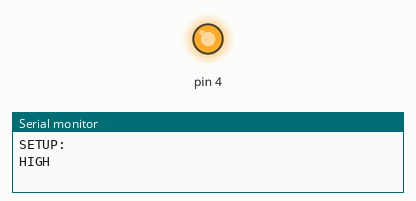
A sketch run on a simulated Arduino Uno, built with avr-gcc and run on an emulated ATmega328P. On the bench: output pins drawn as LEDs (lit = HIGH), the last lines printed to the serial monitor.

Above: at 1.0 s.
At 3.0 s:
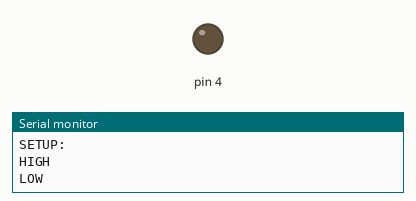
Timing chart, 0 to 5.2 s (numbered marks = the images above):
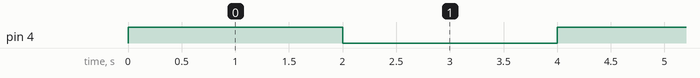

The sketch:

pumptesting.ino
```cpp
#include <Wire.h>

int i = 0;

void setup() {
  // put your setup code here, to run once:
pinMode(4,OUTPUT);
Serial.begin(9600);
Serial.println();
Serial.println("SETUP:");
}

void loop() {
  // put your main code here, to run repeatedly:
  digitalWrite(4, HIGH);
  Serial.println("HIGH");
  delay(2000);
  digitalWrite(4, LOW);
  Serial.println("LOW");
  delay(2000);
}
```

Measured:
- by itself, pin 4: alternates HIGH for 2.0 s and LOW for 2.0 s
